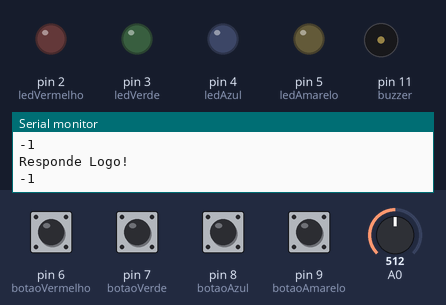
Simulated run of this sketch. Board: Arduino Uno, built with avr-gcc and run on an emulated ATmega328P. On the bench: output pins drawn as LEDs (lit = HIGH), buzzer (waves = sounding), the last lines printed to the serial monitor. Inputs (shaded band) come from the test bench; at power-on: pin 6 (botaoVermelho), pin 7 (botaoVerde), pin 8 (botaoAzul), pin 9 (botaoAmarelo) HIGH, A0 = 512. Random numbers use the default seed unless the sketch sets one.

Above: at 2.5 s.
2.6 s: pin 7 (botaoVerde) pulled LOW for 0.3 s
At 3.1 s:
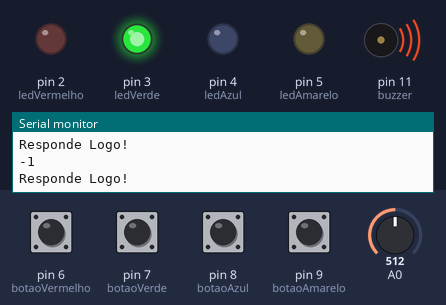
At 6.9 s:
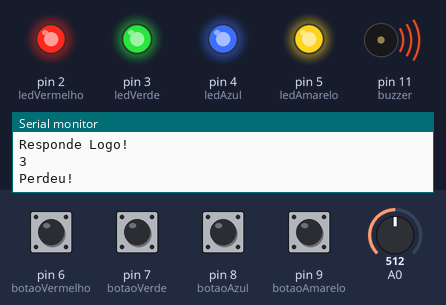
Timing chart, 0 to 11.9 s (numbered marks = the images above; inputs shaded):
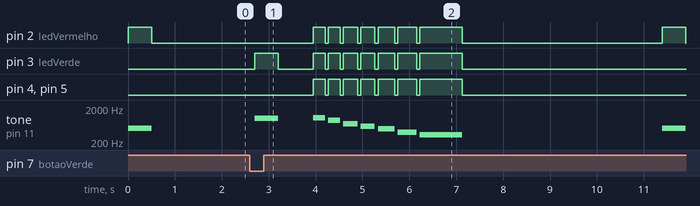

Measured:
- after the input at 2.6 s, pin 4 (ledAzul), pin 5 (ledAmarelo): LOW → HIGH after 1.4 s, then repeats every 0.42 s: HIGH 0.35 s, LOW 0.07 s; tone on pin 11 (buzzer): plays 1000 Hz for 0.50 s, 1047 Hz for 0.25 s, 880 Hz for 0.25 s, 698 Hz for 0.30 s, 587 Hz for 0.30 s, 494 Hz for 0.35 s … (9 notes in this stretch), starting after 0.10 s

The sketch:

genius_game.ino
```cpp
#define ledVermelho 2
#define ledVerde 3
#define ledAzul 4
#define ledAmarelo 5

int botaoVermelho = 6;
int botaoVerde = 7;
int botaoAzul = 8;
int botaoAmarelo = 9;

int buzzer = 11;

int indefinido = -1;
int rodadaAtual = 0;
int ledsRespondidos = 0;

#define rodadaLimite 20

int sequenciaLeds[rodadaLimite];

enum estados {
  PRONTO_PARA_PROXIMA_RODADA,
  USUARIO_JOGANDO,
  DERROTA,
  VITORIA
};

int sortear() {
  return random(ledVermelho, ledAmarelo + 1);
}

void iniciarJogo() {
  int jogo = analogRead(0);
  randomSeed(jogo);
  for (int i = 0; i < rodadaLimite; i++) {
    sequenciaLeds[i] = sortear();
  }
}

void reiniciarJogo() {
  delay(4000);
  rodadaAtual = 0;
  iniciarJogo();
}

void piscarLed(int corLed) {
  digitalWrite(corLed, HIGH);
  verificarSomLed(corLed);
  digitalWrite(corLed, LOW);
  delay(500);
}

void tocarSom(int frequencia) {
  tone(buzzer, frequencia);
  delay(500);
  noTone(buzzer);
}

void verificarSomLed(int corLed) {
  switch (corLed) {
    case ledVermelho:
      tocarSom(500);
      break;
    case ledVerde:
      tocarSom(1000);
      break;
    case ledAzul:
      tocarSom(1500);
      break;
    case ledAmarelo:
      tocarSom(2000);
      break;
  }
}
void checarResposta() {
  int resposta = checarCorBotao();
  Serial.println(resposta);
  delay(50);
  if (resposta == indefinido) {
    return;
  }
  if (resposta == sequenciaLeds[ledsRespondidos]) {
    ledsRespondidos++;
  } else {
    rodadaAtual = rodadaLimite + 2;  //Quando a rodadaAtual for 22, houve derrota, poderia ser 300 até, é simbólico.
  }
}

void gerarRodada() {
  for (int i = 0; i < rodadaAtual; i++) {
    piscarLed(sequenciaLeds[i]);
  }
}

void prepararProximaRodada() {
  rodadaAtual++;
  ledsRespondidos = 0;
  if (rodadaAtual <= rodadaLimite) {
    gerarRodada();
  }
}

int verificarEstadoAtual() {
  if (rodadaAtual <= rodadaLimite) {

    if (ledsRespondidos == rodadaAtual) {  //quando o jogador apertar todos os botoes na ordem
      return PRONTO_PARA_PROXIMA_RODADA;
    } else {  //quando o jogador nao apertar todos os botoes
      return USUARIO_JOGANDO;
    }
  } else if (rodadaAtual == rodadaLimite + 1) {  //quando o jogador acertar as 20 sequencias
    return VITORIA;
  } else {  //quando o jogador errar a sequencia
    return DERROTA;
  }
}

int checarCorBotao() {
  if (digitalRead(botaoVermelho) == LOW) {
    piscarLed(ledVermelho);
    return ledVermelho;
  }

  if (digitalRead(botaoVerde) == LOW) {
    piscarLed(ledVerde);
    return ledVerde;
  }

  if (digitalRead(botaoAzul) == LOW) {
    piscarLed(ledAzul);
    return ledAzul;
  }

  if (digitalRead(botaoAmarelo) == LOW) {
    piscarLed(ledAmarelo);
    return ledAmarelo;
  }
  return indefinido;
}

void tocarNotaLed(int frequencia, int duracao, int led) {
  digitalWrite(led, HIGH);
  tone(buzzer, frequencia);
  delay(duracao);
  digitalWrite(led, LOW);
  noTone(buzzer);
}

void finalizarJogoVitoria() {
  tocarNotaLed(523, 250, ledVermelho);  // C5
  tocarNotaLed(659, 250, ledVerde);     // E5
  tocarNotaLed(784, 250, ledAzul);      // G5
  tocarNotaLed(1047, 400, ledAmarelo);  // C6 (ponto alto)

  delay(100);

  tocarNotaLed(784, 250, ledAzul);      // G5
  tocarNotaLed(880, 250, ledVerde);     // A5
  tocarNotaLed(988, 250, ledVermelho);  // B5
  tocarNotaLed(1047, 400, ledAmarelo);  // C6 final

  noTone(buzzer);

  reiniciarJogo();
}

void finalizarJogoDerrota() {
  int notas[] = {
    1047,  // C6
    880,   // A5
    698,   // F5
    587,   // D5
    494,   // B4
    392,   // G4
    330    // E4 (final)
  };

  int duracoes[] = {
    250, 250, 300, 300, 350,
    400, 900  // Final mais longo
  };

  for (int i = 0; i < 7; i++) {
    tone(buzzer, notas[i]);

    // Acende todos os LEDs
    digitalWrite(ledVermelho, HIGH);
    digitalWrite(ledVerde, HIGH);
    digitalWrite(ledAzul, HIGH);
    digitalWrite(ledAmarelo, HIGH);

    delay(duracoes[i]);

    // Desliga som e LEDs
    noTone(buzzer);
    digitalWrite(ledVermelho, LOW);
    digitalWrite(ledVerde, LOW);
    digitalWrite(ledAzul, LOW);
    digitalWrite(ledAmarelo, LOW);

    delay(70);  // Pausa entre notas
  }
  reiniciarJogo();
}

void setup() {
  pinMode(ledVermelho, OUTPUT);
  pinMode(ledVerde, OUTPUT);
  pinMode(ledAzul, OUTPUT);
  pinMode(ledAmarelo, OUTPUT);

  pinMode(botaoVermelho, INPUT_PULLUP);
  pinMode(botaoVerde, INPUT_PULLUP);
  pinMode(botaoAzul, INPUT_PULLUP);
  pinMode(botaoAmarelo, INPUT_PULLUP);

  pinMode(buzzer, OUTPUT);

  Serial.begin(9600);

  iniciarJogo();
}

void loop() {

  switch (verificarEstadoAtual()) {
    case DERROTA:
      Serial.println("Perdeu!");
      finalizarJogoDerrota();
      break;
    case VITORIA:
      Serial.println("Venceu!");
      finalizarJogoVitoria();
      break;
    case USUARIO_JOGANDO:
      Serial.println("Responde Logo!");
      checarResposta();
      break;
    case PRONTO_PARA_PROXIMA_RODADA:
      Serial.println("Bora lá mais uma meu patrão!");
      prepararProximaRodada();
      break;
  }
  delay(200);
}
```
